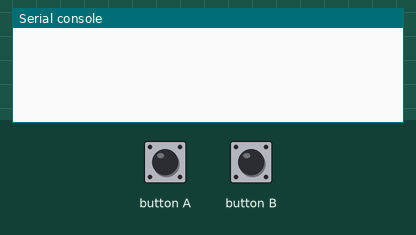
Recording of a program running on a simulated BBC micro:bit running MicroPython. On the bench: the last lines printed to the serial console. The test bench sets the inputs (shaded band). No radio messages arrive unless stated (any console line starting 'radio sent:' is added by the test bench).

Above: at 1.2 s.
1.3 s: button A pressed for 0.15 s
At 2.0 s:
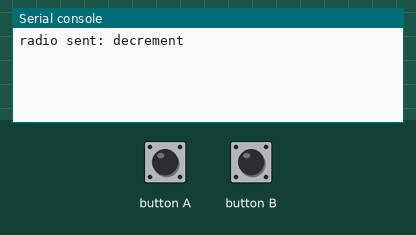
2.9 s: button B pressed for 0.15 s
At 3.2 s:
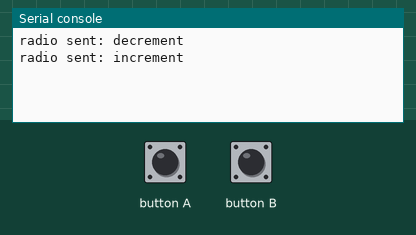

The program:

remote_control_sender.py
```python
import radio
from microbit import *

radio.on()

# Event loop.
while True:
    if button_a.was_pressed():
        radio.send('decrement')
    elif button_b.was_pressed():
        radio.send('increment')
```

Measured:
- after the input at 1.3 s, the serial console: prints a new line at once (image 1)
- after the input at 2.9 s, the serial console: prints a new line at once (image 2)
